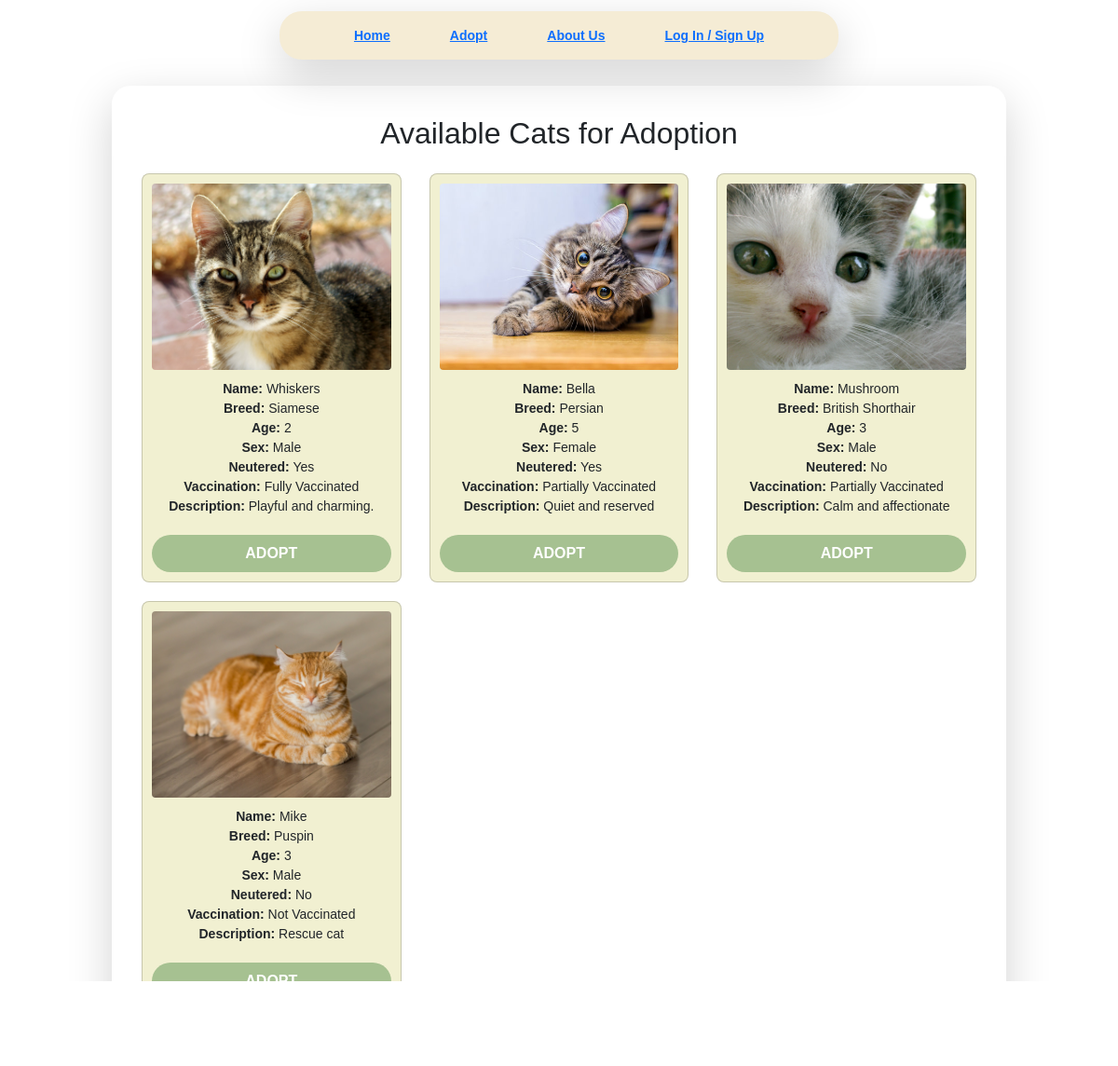
Screenshot of /adopt.php with the database file from the repository.
### tables this page shows
CREATE TABLE `cats` (
  `id` int(11) NOT NULL,
  `name` varchar(100) NOT NULL,
  `breed` varchar(100) DEFAULT NULL,
  `age` int(11) NOT NULL,
  `sex` enum('Male','Female') NOT NULL,
  `neutered` enum('Yes','No') NOT NULL,
  `vaccination` enum('Fully Vaccinated','Partially Vaccinated','Not Vaccinated') NOT NULL,
  `description` text DEFAULT NULL,
  `image` varchar(255) NOT NULL,
  `status` enum('Available','Adopted') NOT NULL DEFAULT 'Available'
);

### adopt.php (the view, shortened to what this page needs)
<?php include("nav.php"); ?>
<?php include("connections.php"); ?>
<!DOCTYPE html>
<html lang="en">
<head>
    <link href="https://cdn.jsdelivr.net/npm/bootstrap@5.3.3/dist/css/bootstrap.min.css" rel="stylesheet">
</head>
<body>
<div class="centered-container">
    <div class="blur-card shadow-lg">
        <h2 class="text-center mb-4">Available Cats for Adoption</h2>
        <div class="grid">
            <?php
            $query = mysqli_query($connections, "SELECT * FROM cats WHERE status='Available'");
            while ($row = mysqli_fetch_assoc($query)) {
                $image       = htmlspecialchars($row['image']);
                $name        = htmlspecialchars($row['name']);
                $breed       = htmlspecialchars($row['breed']);
                $age         = htmlspecialchars($row['age']);
                $sex         = htmlspecialchars($row['sex']);
                $neutered    = htmlspecialchars($row['neutered']);
                $vaccination = htmlspecialchars($row['vaccination']);
                $description = htmlspecialchars($row['description']);
                $id          = intval($row['id']);
                echo "
                <div class='card'>
                    <img src='{$image}' alt='Cat Image'>
                    <div class='info'>
					<center>
                        <strong>Name:</strong> {$name}<br>
                        <strong>Breed:</strong> {$breed}<br>
                        <strong>Age:</strong> {$age}<br>
                        <strong>Sex:</strong> {$sex}<br>
                        <strong>Neutered:</strong> {$neutered}<br>
                        <strong>Vaccination:</strong> {$vaccination}<br>
                        <strong>Description:</strong> {$description}
						</center>
                    </div>
                    <button class='btn' onclick='window.location.href=\"login.php?cat_id={$id}\"'>ADOPT</button>
                </div>
                ";
            }
            ?>
        </div>
    </div>
</div>
</body>
</html>

### adopt.php (style rules this page uses)
body { background: url('path/to/your/background.jpg') no-repeat center center fixed; background-size: cover; margin: 0; padding: 0; font-family: 'Nunito', sans-serif; }
.centered-container { display: flex; justify-content: center; align-items: flex-start; padding: 40px 0; }
.blur-card { background: rgba(255, 255, 255, 0.3); border-radius: 20px; backdrop-filter: blur(12px); -webkit-backdrop-filter: blur(12px); padding: 2rem; width: 80%; margin: 0 auto; }
.grid { display: flex; flex-wrap: wrap; justify-content: space-between; gap: 20px; }
.card { background-color: #f1f0d1; width: calc(25% - 20px); text-align: center; padding: 10px; border-radius: 8px; box-sizing: border-box; }
.card img { width: 100%; height: 200px; object-fit: cover; border-radius: 4px; }
.info { font-size: 14px; margin: 10px 0; text-align: left; }
.btn { background-color: #a6c191; border: none; padding: 8px 16px; border-radius: 20px; color: white; font-weight: bold; cursor: pointer; margin-top: 10px; }
@media (max-width: 1200px) { .card { width: calc(33.33% - 20px); } }

### rows the page displays
cats: image (picture), name "Whiskers", breed "Siamese", age "2", sex "Male", neutered "Yes", vaccination "Fully Vaccinated", description "Playful and charming."
cats: image (picture), name "Bella", breed "Persian", age "5", sex "Female", neutered "Yes", vaccination "Partially Vaccinated", description "Quiet and reserved"
cats: image (picture), name "Mushroom", breed "British Shorthair", age "3", sex "Male", neutered "No", vaccination "Partially Vaccinated", description "Calm and affectionate"
cats: image (picture), name "Mike", breed "Puspin", age "3", sex "Male", neutered "No", vaccination "Not Vaccinated", description "Rescue cat"
